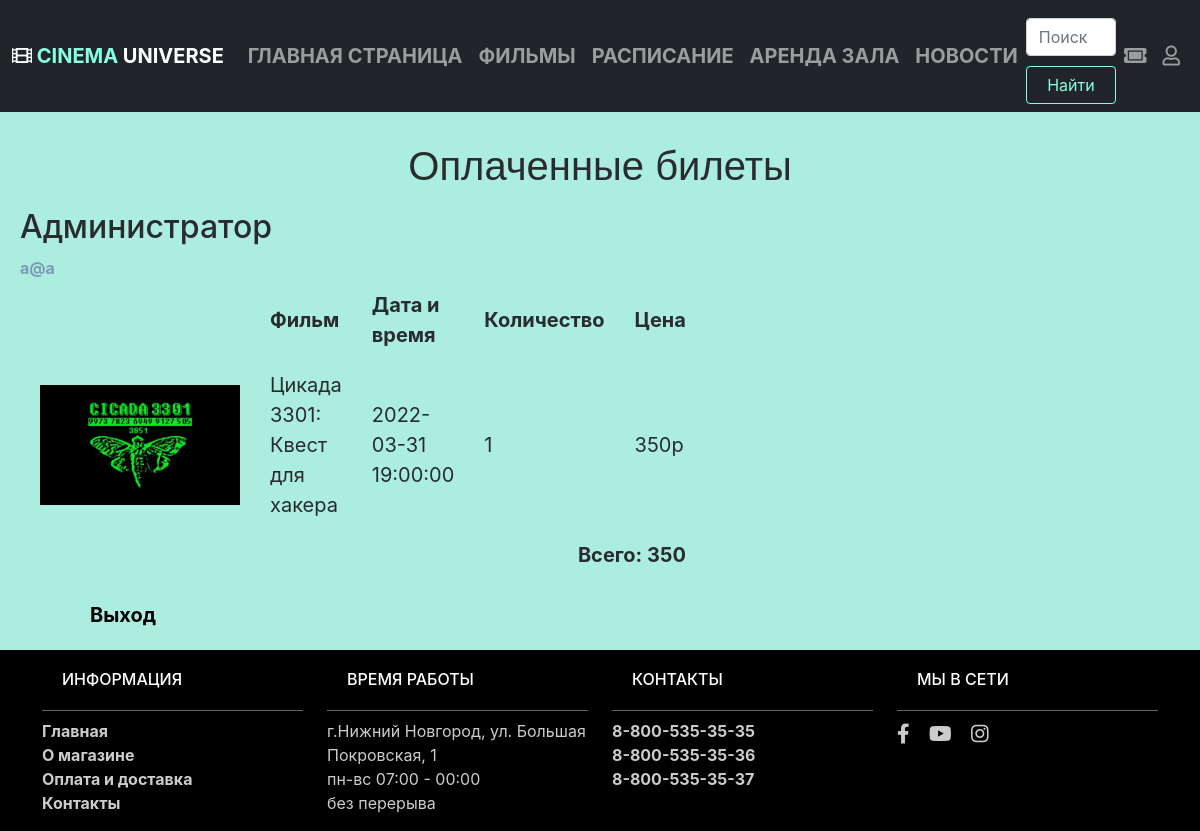
Screenshot of /index.php?page=profile (signed in) with the database file from the repository.
### tables this page shows
CREATE TABLE `tickets` (
  `id` int NOT NULL,
  `id_user` int NOT NULL,
  `id_film` int NOT NULL,
  `number_tickets` int NOT NULL
);

CREATE TABLE `films` (
  `id` int NOT NULL,
  `name` varchar(50) NOT NULL,
  `genre` int NOT NULL,
  `age` int NOT NULL,
  `descr` text NOT NULL,
  `imgs` varchar(40) NOT NULL,
  `price` int NOT NULL,
  `daytime` datetime DEFAULT NULL
);

### authorization/profile.php (the view, shortened to what this page needs)
<?php
$id_user = $_SESSION['user']['id'];
?>
<!doctype html>
<html lang="en">
<head>
    <link rel="stylesheet" href="css/main.css">
</head>
<body>
<div class="all">
          <h3>Оплаченные билеты</h3>
    <form>
        <h2 style="margin: 10px 0;"><?= $_SESSION['user']['full_name'] ?></h2>
        <a href="#" ><?= $_SESSION['user']['email'] ?></a>
         <table>
            <tr>
                <td></td>
                <td><b>Фильм</b></td>
                <td><b>Дата и время</b></td>
                <td><b>Количество</b></td>
                <td><b>Цена</b></td>
            </tr>
<?php
        $sql_m= $link->query("SELECT * FROM `films`");
        $Sum = 0;
        $sql_tickets= $link->query("SELECT * FROM `tickets`");
        if(isset($sql_tickets)){
       foreach($sql_tickets as $tickets ){
            if($tickets['id_user'] == $id_user){
            $a = $tickets['id_film'];
            $kol =  $tickets['number_tickets'];
            $flm_m = [];
            foreach ($sql_m as $film_m) {
                if($film_m['id'] == $a){
                $flm_m= $film_m;
                break;
                }
            }
            ?>
                <tr>
                    <td><img width="200px" src="<?php echo $flm_m['imgs']; ?>" /></td>
                    <td><?php echo $flm_m['name']; ?></td>
                    <td><?php echo $flm_m['daytime']; ?></td>
                    <td> <?php echo $kol; ?> </td>
                    <td><?php echo $kol*$flm_m['price'].'р'; ?></td>
                </tr>
        <?php
        $Sum +=$kol*$flm_m['price'];
        }
        }
        }
        ?>
        <tr>
             <td align="right" colspan="5"><b> <?php echo 'Всего: '.$Sum ?></b></td>
         </tr>
        </table>
        <a href="authorization/handler_form/logout.php" class="logout">Выход</a>
    </form>
</div>
 </body>
</html>

### styles/site.css (style rules this page uses)
body, html { background-color: #000; color: #5e5e5e; font-family: "Open Sans", sans-serif; }
html { height: 100%; }
body { position: relative; margin: 0; min-height: 100%; }
.all { min-height: calc(100vh - 250px - 100px); background-color: #abedde; }
.all td { padding: 10px; font-size: 20px; }

### styles/basket.css (style rules this page uses)
body { font-family: -apple-system,system-ui,BlinkMacSystemFont,"Segoe UI",Roboto,"Helvetica Neue",Arial,sans-serif; font-size: 16px; font-weight: 400; line-height: 1.5; color: #292b2c; }

### authorization/css/main.css (style rules this page uses)
* { margin: 0; padding: 0; box-sizing: border-box; }
.all h3 { text-align: center; font-size: 40px; padding-top: 30px; font-family: Montserrat, sans-serif; }
a { color: #7c9ab7; font-weight: bold; text-decoration: none; }
.all td { padding-left: 20px; }
.all form { padding-left: 20px; }
form { display: flex; flex-direction: column; width: 400px; }
.logout { color: #000; font-size: 20px; margin-left: 50px; padding: 20px; }

### rows the page displays
tickets: id_film.imgs (picture), id_film.name "Цикада 3301: Квест для хакера", id_film.daytime "2022-03-31 19:00:00", number_tickets "1", $kol*$flm_m['price'] "350"

### other values shown
$_SESSION['user']['full_name'] "Администратор"
$_SESSION['user']['email'] "a@a"
$Sum "350"
